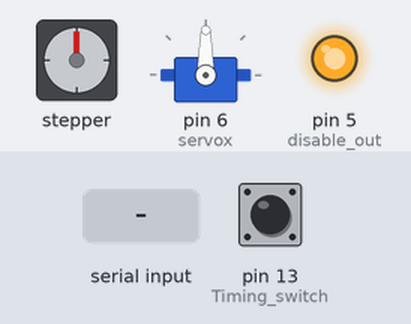
Recording of a sketch running on a simulated Arduino Uno, built with avr-gcc and run on an emulated ATmega328P. Parts: stepper motor, servo, output pins drawn as LEDs (lit = HIGH). Wiring (inferred from the names in the program): stepper motor driver (200 steps per turn assumed): step pin 3; direction pin 4. Inputs (shaded band) come from the test bench; at power-on: pin 13 (Timing_switch) HIGH. Pins used as bus, display or sensor lines are not drawn.

Above: at 1.2 s.
1.3 s: "200\n" received over Serial
At 1.45 s:
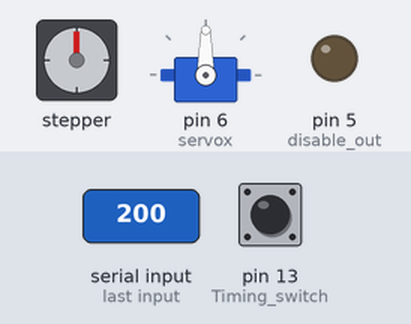
4.3 s: "30,150\n" received over Serial
At 4.47 s:
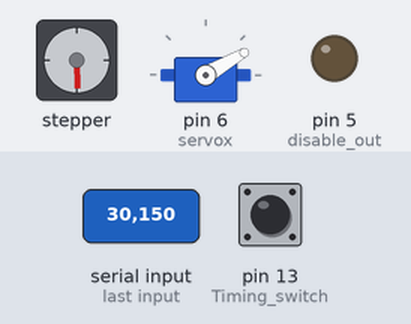
7.3 s: "90,45\n" received over Serial
At 7.5 s:
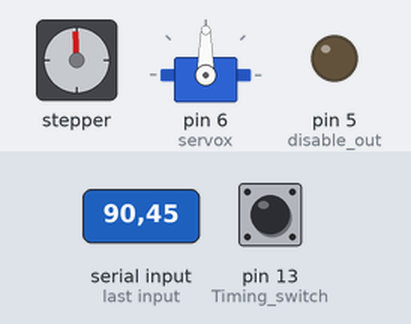
10.3 s: "0\n" received over Serial
At 11.5 s:
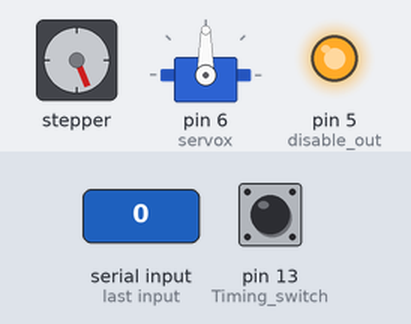
11.8 s: "5\n" received over Serial
At 12.5 s:
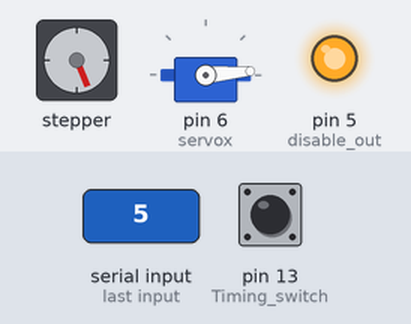
Timing chart, 0 to 14.8 s (numbered marks = the images above; inputs shaded):
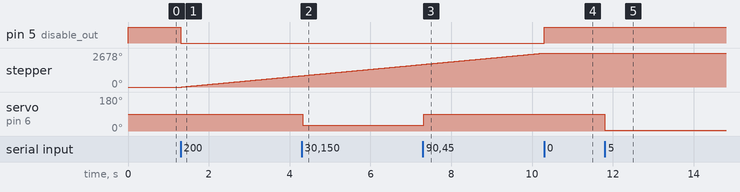

Measured:
- after the input at 1.3 s, pin 5 (disable_out): HIGH → LOW at once; stepper: keeps turning clockwise at about 300°/s, starting at once
- after the input at 4.3 s, servo on pin 6 (servox): 90° → 30° at once
- after the input at 7.3 s, servo on pin 6 (servox): 30° → 90° at once
- after the input at 10.3 s, pin 5 (disable_out): LOW → HIGH at once
- after the input at 11.8 s, servo on pin 6 (servox): 90° → 5° at once

The sketch:

tapetype.ino
```cpp
#include <Servo.h>

// Create the servo objects
Servo servox;

bool ping = false; // Timing sensor latch
bool go = false; // Enable motor and printing
String pos_byte;
int pos;
unsigned long low;
unsigned long high;
unsigned long current;

const int step_out = 3;
const int dir_out = 4;
const int disable_out = 5;
const int start_in = 2;

void setup() {
  servox.attach(6);  // Attach the servo
  pinMode(13, INPUT_PULLUP); // Timing switch
  Serial.begin(9600);
  // Start toggle.
  pinMode(start_in, INPUT_PULLUP);
  // Stepper driver controls
  pinMode(step_out, OUTPUT);
  pinMode(dir_out, OUTPUT);
  pinMode(disable_out, OUTPUT);
  digitalWrite(disable_out, HIGH);
  digitalWrite(dir_out, HIGH);
}

void loop() {
    // Got this bit off the internet from a basic serial to servo tutorial.
    if (Serial.available()) {
        pos_byte = Serial.readStringUntil('\n'); // read data until newline
        pos = pos_byte.toInt();   // change datatype from string to integer
        if (pos == 0) {
          go = false;
        } else if (pos > 180) {
          go = true;
        } else {
          servox.write(pos); // move servo
        }
    }
    // Create a debounced single trigger from the timing switch and send a
    // serial timing message.
    current = millis();
    if ( digitalRead(13)) {
        high = current;
        if (current - low > 50 && ping) {
            ping = false;
            Serial.println('p');
        }
    } else {
        low = current;
        if (current - high > 50 && !ping) {
            ping = true;
        }
    }
  // Control the stepper motor. Very rough, but good enough. The delays were
  // manually tuned together with the microstepping settings, using the TLAR
  // (That Looks About Right) method.
  if (go) {
      digitalWrite(disable_out, LOW);
      delay(3);
      digitalWrite(step_out, HIGH);
      delay(3);
      digitalWrite(step_out, LOW);
    } else {
      digitalWrite(disable_out, HIGH);
    }
}
```
